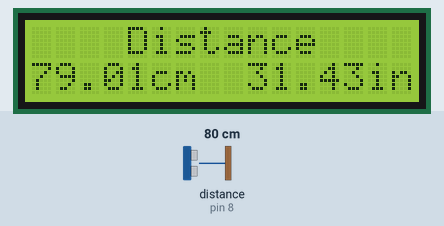
Recording of a sketch running on a simulated Arduino Uno, built with avr-gcc and run on an emulated ATmega328P. On the bench: 16×2 character LCD. Wiring (inferred from the names in the program): ultrasonic range finder: trigger pin 9; echo pin 8. The inputs (shaded band) are chosen by the test bench; at power-on: distance to the obstacle (sensor on pin 8) 80 cm. The echo pulse lasts 58.3 µs per cm.

Above: at 8.2 s.
8.3 s: distance to the obstacle (sensor on pin 8) set to 7 cm
At 9.8 s:
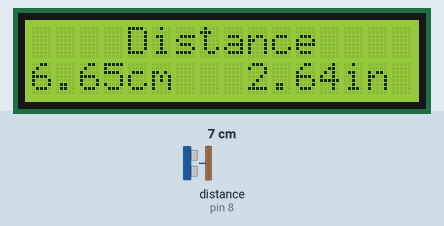
9.9 s: distance to the obstacle (sensor on pin 8) set to 5 cm
At 11.2 s:
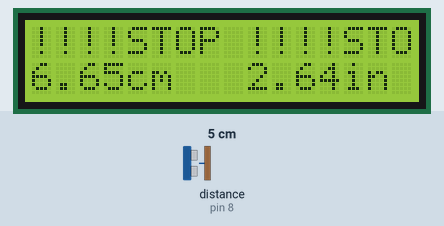
12.9 s: distance to the obstacle (sensor on pin 8) set to 9 cm
At 14.6 s:
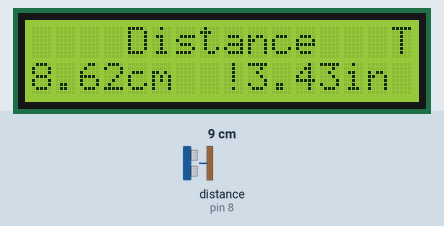
14.9 s: distance to the obstacle (sensor on pin 8) set to 2 cm
At 16.2 s:
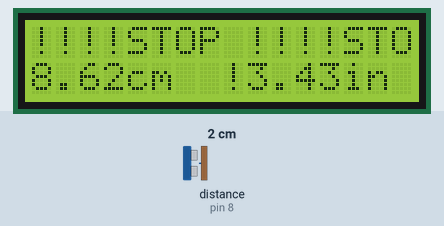
17.9 s: distance to the obstacle (sensor on pin 8) set to 35 cm
At 18.9 s:
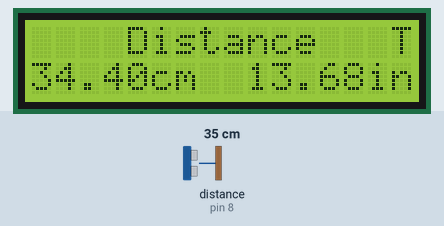
19.6 s: distance to the obstacle (sensor on pin 8) set to 299 cm
At 21.1 s:
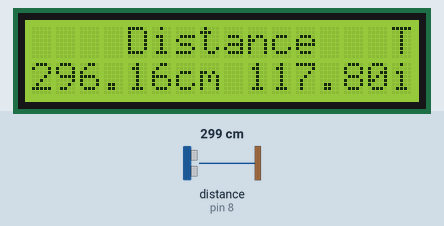
Timing chart, 0 to 22.6 s (numbered marks = the images above; inputs shaded):
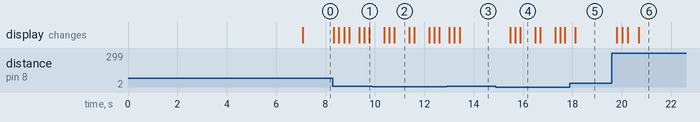

The sketch:

distance_measurement_aurdino.ino
```cpp
#include <LiquidCrystal.h>
LiquidCrystal lcd(2, 3, 4, 5, 6, 7);
//                rs e d4 d5 d6  d7
//                rw gnd
#define echoPin 8 //echo pin
#define trigPin 9 //Trigger pin
float time;
float distance_cm;
float distance_in;

// setup code here it will run only once:
void setup(){
  pinMode(trigPin, OUTPUT);
  pinMode(echoPin, INPUT);   // means echo pin is low, initially
  Serial.begin(9600);      // initialize serial communication
  lcd.begin(16, 2);
  lcd.setCursor(0,0);
  lcd.print("Good Morning");
  lcd.setCursor(0,1);
  lcd.print("Prof. DN Sir");
  delay(7000);
  lcd.clear();
}

void loop(){
  digitalWrite(trigPin, LOW);
  delayMicroseconds(2);
  digitalWrite(trigPin, HIGH);
  delayMicroseconds(10);
  digitalWrite(trigPin, LOW);    //this pulse of short width will activate the trigger, and transmitter emits ultrasonic signal

  time = pulseIn(echoPin, HIGH); // echo pin will get high as signal reaches back receiver, time taken(in us) is stored in variable "time"

  distance_cm = (time/2) / 29.4; // distance in centimeter = (time/2)/speed of sound in microseconds per cm
  distance_in = (time/2) / 73.914; // distance in inch

  if(distance_cm < 5) {
    lcd.print("STOP !!!!");
  }
  else {
    lcd.setCursor(0, 0);
    lcd.print("    Distance   ");

    lcd.setCursor(0, 1);
    lcd.print(distance_cm);
    lcd.print("cm  ");

    lcd.setCursor(9, 1);
    lcd.print(distance_in);
    lcd.print("in  ");
  }
  delay(200); // to complete the previous distance measurement, process the echo pulse, and reset its internal state before receiving the next trigger pulse
}
```

Measured:
- the behaviour switches between 6 and 5 cm on distance to the obstacle (sensor on pin 8) (found by bisection; images 1 and 2)
- after the input at 8.3 s, the display: changes at once (image 1)
- after the input at 9.9 s, the display: first changes after 0.49 s (image 2 shows a later state)
- after the input at 12.9 s, the display: changes after 0.12 s (image 3)
- after the input at 14.9 s, the display: first changes after 0.58 s (image 4 shows a later state)
- after the input at 17.9 s, the display: changes after 0.21 s (image 5)
- after the input at 19.6 s, the display: changes after 0.19 s (image 6)
